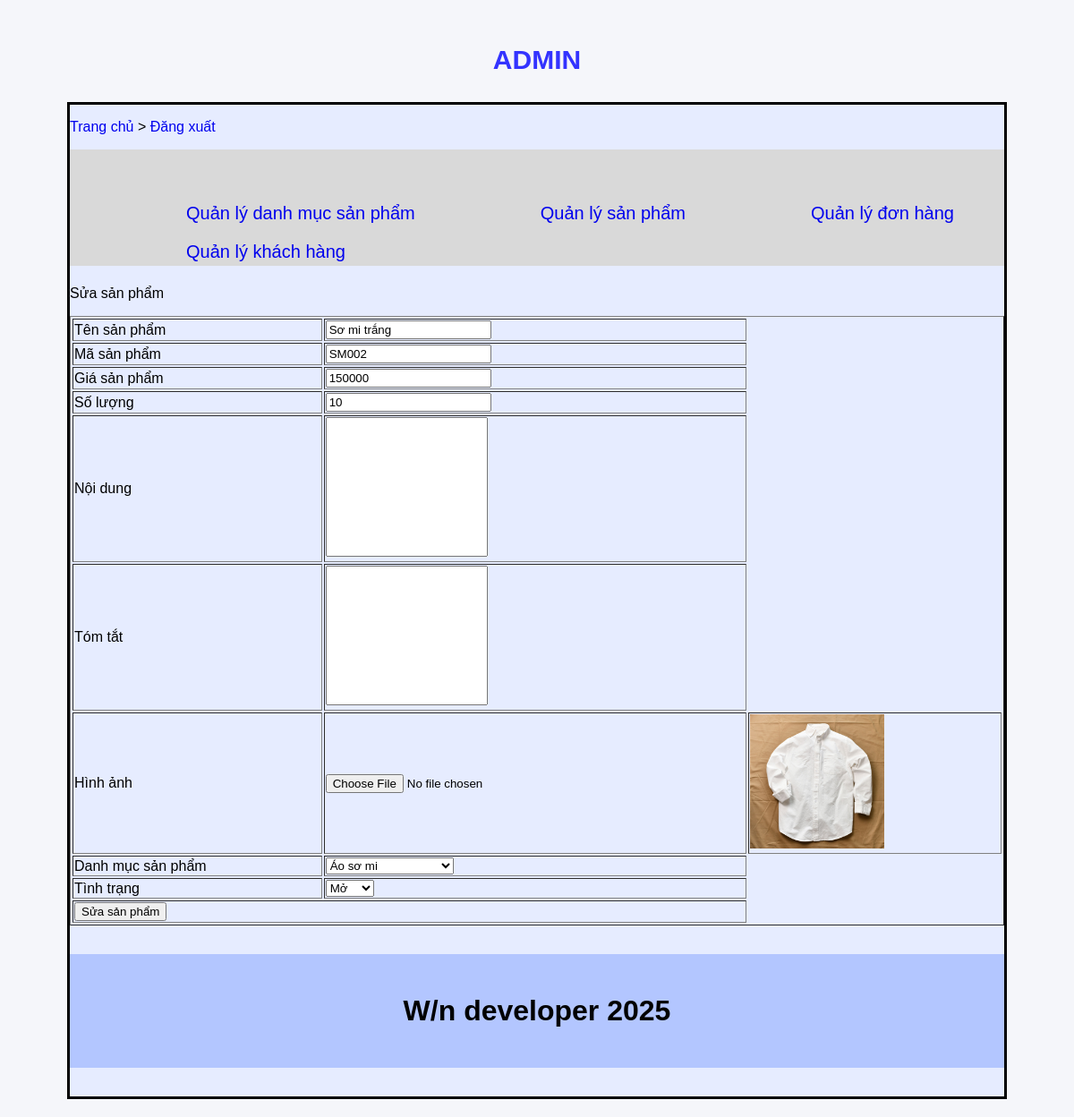
Page /DuAnWeb/admincp/index.php?action=quanlysanpham&query=sua&idsanpham=42 (signed in) on the committed database.
### tables this page shows
CREATE TABLE `tbl_sanpham` (
  `id_sanpham` int(11) NOT NULL,
  `tensanpham` varchar(250) NOT NULL,
  `masanpham` varchar(100) NOT NULL,
  `giasanpham` varchar(50) NOT NULL,
  `soluong` int(11) NOT NULL,
  `noidung` text NOT NULL,
  `tomtat` tinytext NOT NULL,
  `hinhanh` varchar(50) NOT NULL,
  `tinhtrang` int(11) NOT NULL,
  `id_danhmuc` int(11) NOT NULL
);

### DuAnWeb/admincp/modules/quanlysp/sua.php (the view, shortened to what this page needs)
<?php
    $sql_sua_sp = "SELECT * FROM tbl_sanpham WHERE id_sanpham='$_GET[idsanpham]' LIMIT 1";
    $query_sua_sp = mysqli_query($mysqli,$sql_sua_sp);
?>
<p>Sửa sản phẩm</p>
<table border="1" style="width:100%" style="border-collapse:collapse">
<?php
    while($row = mysqli_fetch_array($query_sua_sp)) {
?>
    <form method="post" action="modules/quanlysp/xuly.php?idsanpham=<?php echo $row['id_sanpham'] ?>" enctype="multipart/form-data">
        <tr>
            <td>Tên sản phẩm</td>
            <td><input type="text" value="<?php echo $row['tensanpham'] ?>" name="tensanpham" ></td>
        </tr>
        <tr>
            <td>Mã sản phẩm</td>
            <td><input type="text" value="<?php echo $row['masanpham'] ?>" name="masanpham"></td>
        </tr>
        <tr>
            <td>Giá sản phẩm</td>
            <td><input type="text" value="<?php echo $row['giasanpham'] ?>" name="giasanpham"></td>
        </tr>
        <tr>
            <td>Số lượng</td>
            <td><input type="text" value="<?php echo $row['soluong'] ?>" name="soluong"></td>
        </tr>
        <tr>
            <td>Nội dung</td>
            <td><textarea rows="10" name="noidung" style="resize: none;"><?php echo $row['noidung'] ?></textarea></td>
        </tr>
        <tr>
            <td>Tóm tắt</td>
            <td><textarea rows="10" name="tomtat" style="resize: none;"><?php echo $row['tomtat'] ?></textarea></td>
        </tr>
        <tr>
            <td>Hình ảnh</td>
            <td>
                <input type="file" name="hinhanh">
                <td><img src="modules/quanlysp/uploads/<?php echo $row['hinhanh'] ?>" width="150px"></td>
            </td>
        </tr>
         <tr>
            <td>Danh mục sản phẩm</td>
            <td>
                <select name="danhmuc">
                    <?php
                    $sql_danhmuc = "SELECT * FROM tbl_danhmuc ORDER BY id_danhmuc DESC";
                    $query_danhmuc = mysqli_query($mysqli,$sql_danhmuc);
                    while($row_danhmuc = mysqli_fetch_array($query_danhmuc)) {
                        if($row_danhmuc['id_danhmuc'] == $row['id_danhmuc']) {
                    ?>
                    <option selected value="<?php echo $row_danhmuc['id_danhmuc']?>"><?php echo $row_danhmuc['tendanhmuc']?></option>
                    <?php
                    }else {
                    ?>
                    <option value="<?php echo $row_danhmuc['id_danhmuc']?>"><?php echo $row_danhmuc['tendanhmuc']?></option>
                    <?php
                    }
                    }
                    ?>
                </select>
            </td>
        </tr>
        <tr>
            <td>Tình trạng</td>
            <td>
                <select name="tinhtrang">
                    <?php
                    if($row['tinhtrang'] == 1) {
                    ?>
                    <option value="1" selected>Mở</option>
                    <?php
                    }else {
                    ?>
                    <option value="1">Mở</option>
                    <option value="0" selected>Đóng</option>
                    <?php
                    }
                    ?>
                </select>
            </td>
        </tr>
        <tr>
            <td colspan="2"><input type="submit" name="suasanpham" value="Sửa sản phẩm"></td>
        </tr>
    </form>
<?php
}
?>
</table>

### DuAnWeb/admincp/css/style_admincp.css (style rules this page uses)
body { font-family: Arial, sans-serif; background: #f5f6fa; margin: 0; padding: 20px; }

### rows in the picture
tbl_sanpham: tensanpham "Sơ mi trắng", masanpham "SM002", giasanpham "150000", soluong "10", hinhanh (picture), tinhtrang "Mở"

### other values in the picture
form field danhmuc "Áo sơ mi"
